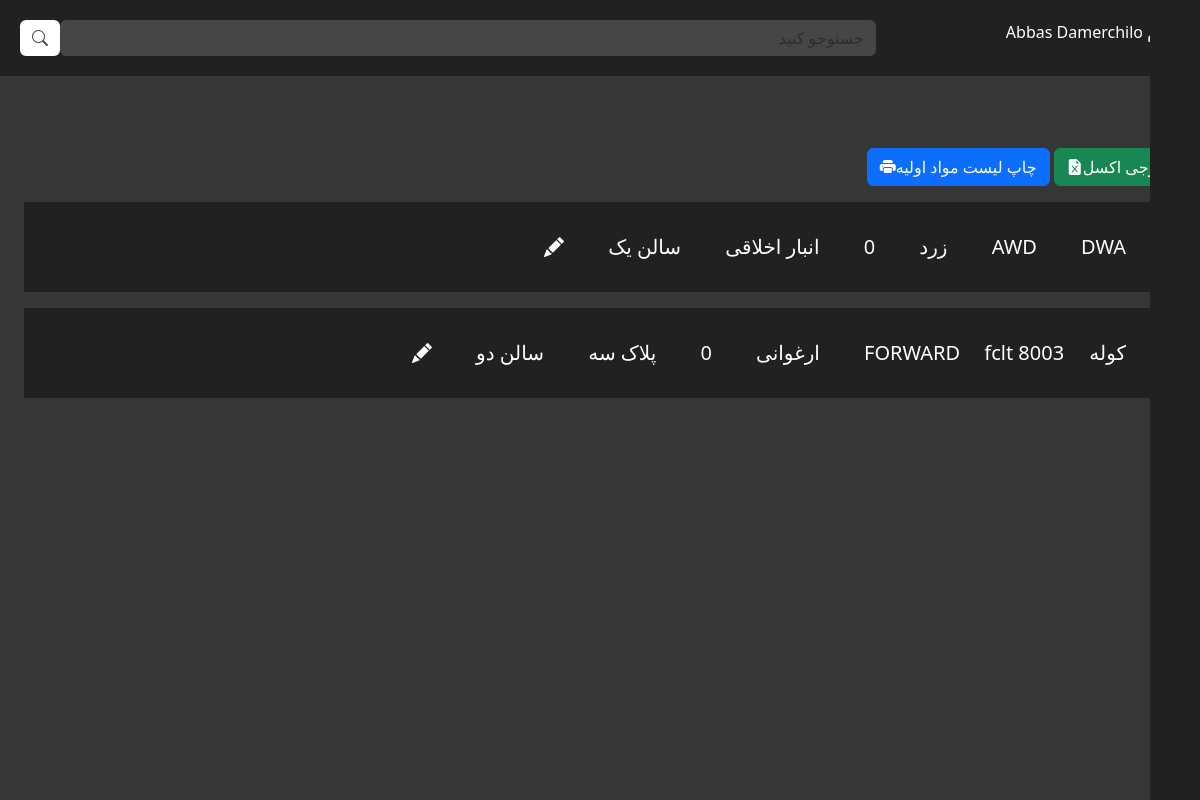
The page /inventory/materials/ (signed in) on the database as committed earlier.
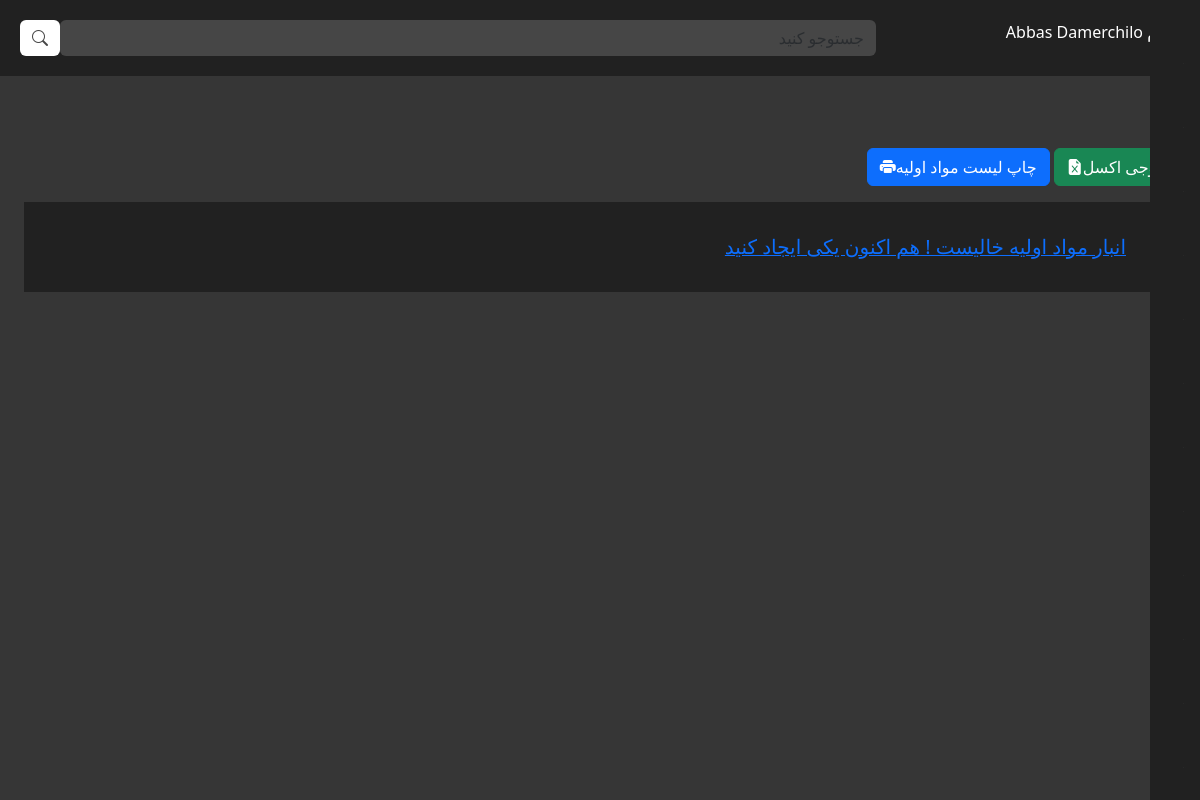
The same page on the database as committed later.
### inventory/models.py (models this page shows, shortened)
class Materials(models.Model):
    material_author = models.CharField(max_length=40, verbose_name='اپراتور ثبت',null=False, blank=False )
    material_name = models.CharField(max_length=300, verbose_name='نام',null=False, blank=False )
    material_code = models.CharField(max_length=50, verbose_name='کد',null=False, blank=False )
    material_color = models.CharField(max_length=50, verbose_name='رنگ',null=False, blank=False )
    material_quantity = models.PositiveIntegerField(verbose_name='موجودی', null=True)
    material_location = models.CharField(max_length=50, verbose_name='انبار',null=False, blank=False )
    material_hall = models.CharField(max_length=20, verbose_name='سالن انبار',null=False, blank=False )
    material_unit = models.CharField(max_length=20, verbose_name='واحد',null=False, blank=False )
    material_date = models.DateTimeField(auto_now_add=True, verbose_name='زمان دقیق ثبت', null=True, blank=True)
    is_active = models.BooleanField(default=True, verbose_name='فعال / غیرفعال', blank=False, null=False)
    is_available = models.BooleanField(default=True, verbose_name='موجودی / عدم موجودی', blank=False, null=False)
    row = models.PositiveIntegerField(default=0)
    objects = models.Manager()
    class Meta:
        verbose_name = 'ماده اولیه'
        verbose_name_plural = 'مواد اولیه'

### inventory/views.py (the view)
# urls.py: path("materials/", materials, name = "materials"),
@login_required
def materials(request):
    if request.user.category == 4:
        materials = Materials.objects.all().order_by('-material_date')
    elif request.user.category == 3:
        materials = Materials.objects.all().order_by('-material_date')
    elif request.user.category == 2:
        materials = Materials.objects.filter(material_location = 'مغازه غدیر').order_by('-material_date')
    elif request.user.category == 1:
        materials = Materials.objects.filter(material_location = 'پلاک سه').order_by('-material_date')
    elif request.user.category == 0:
        materials = Materials.objects.filter(material_location = 'انبار اخلاقی').order_by('-material_date')
    return render(request, "inventory/materials/materials.html", {'materials' : materials})

### account/backend.py (called while the page is built)
    def get_user(self, user_id):
        try:
            return user_accounts.objects.get(pk=user_id)
        except user_accounts.DoesNotExist:
            return None

### account/context_processors.py (called while the page is built)
def accuonts_list(request):
    accounts = user_accounts.objects.all()
    return {'accounts' : accounts}

### template/inventory/materials/materials.html (shortened to what this page needs)
{% extends 'base.html' %}
{% load static %}
{% block CSS %}
<link rel="stylesheet" href="{% static 'assets/css/inventory/materials/materials.css' %}">
{% endblock %}
{% block CONTENT %}
{% if user.is_authenticated %}{% include 'utils/menu.html' %}{% endif %}
<div class="container-fluid bodyx">
    <div >
        <div class="row">
            <div class="menubar">
                <div class="row">
                    <div class="col-3 dirrr"> <a class="navbar-brand wttc col-3">سلام {{ user.first_name }} {{ user.last_name }}</a>
                    </div>
                    <div class="col-9">
                        <form class="d-flex" role="search">
                            <input id="search_input" class="form-control me-2 rSearch" placeholder="جستوجو کنید"
                                aria-label="Search" />
                            <button id="search_product" class="btn btn-outline-success mSearch" type="submit"><i class="bi bi-search"></i></button>
                        </form>
                    </div>
            </div>
        </div>
    </div><br><br><br>
    <a href="/inventory/material_list_excel"><button type="button" class="btn btn-success">خروجی اکسل<i class="bi bi-file-earmark-excel-fill"></i></button></a>
        <a href="/inventory/material_list_pdf"><button type="button" class="btn btn-primary">چاپ لیست مواد اولیه<i class="bi bi-printer-fill"></i></button></a>
    <div class="container-fluid">
        {% for material in materials %}
        <div class="mt-3">
            <div class="bkbc wttc itemkala">
                <span>{{ material.material_name }}</span>
                <span>{{ material.material_code }}</span>
                <span>{{ material.material_color }}</span>
                <span>{{ material.material_quantity }}</span>
                <span>{{ material.material_location }}</span>
                <span>{{ material.material_hall }}</span>
                <span onclick="edit_material('{{ material.material_location }}', '{{ material.material_hall }}', '{{ material.material_code }}', '{{ material.material_color }}');" type="submit" class="bi bi-pencil-fill"></span>
            </div>
        </div>
        {% empty %}
        <div class="mt-3">
            <div class="bkbc wttc itemkala">
                <a href="{% url 'add_materials' %}"><span>انبار مواد اولیه خالیست ! هم اکنون یکی ایجاد کنید</span></a>
            </div>
        </div>
        {% endfor %}
    </div></div>
{% endblock %}

Rows that differ between the two databases and show on the page:
removed Materials: material_name "AWD", material_code "DWA", material_color "زرد", material_quantity "0", material_location "انبار اخلاقی", material_hall "سالن یک"
removed Materials: material_name "کوله FORWARD", material_code "fclt 8003", material_color "ارغوانی", material_quantity "0", material_location "پلاک سه", material_hall "سالن دو"
Other text that changed with them:
text now shown: "انبار مواد اولیه خالیست ! هم اکنون یکی ایجاد کنید"
